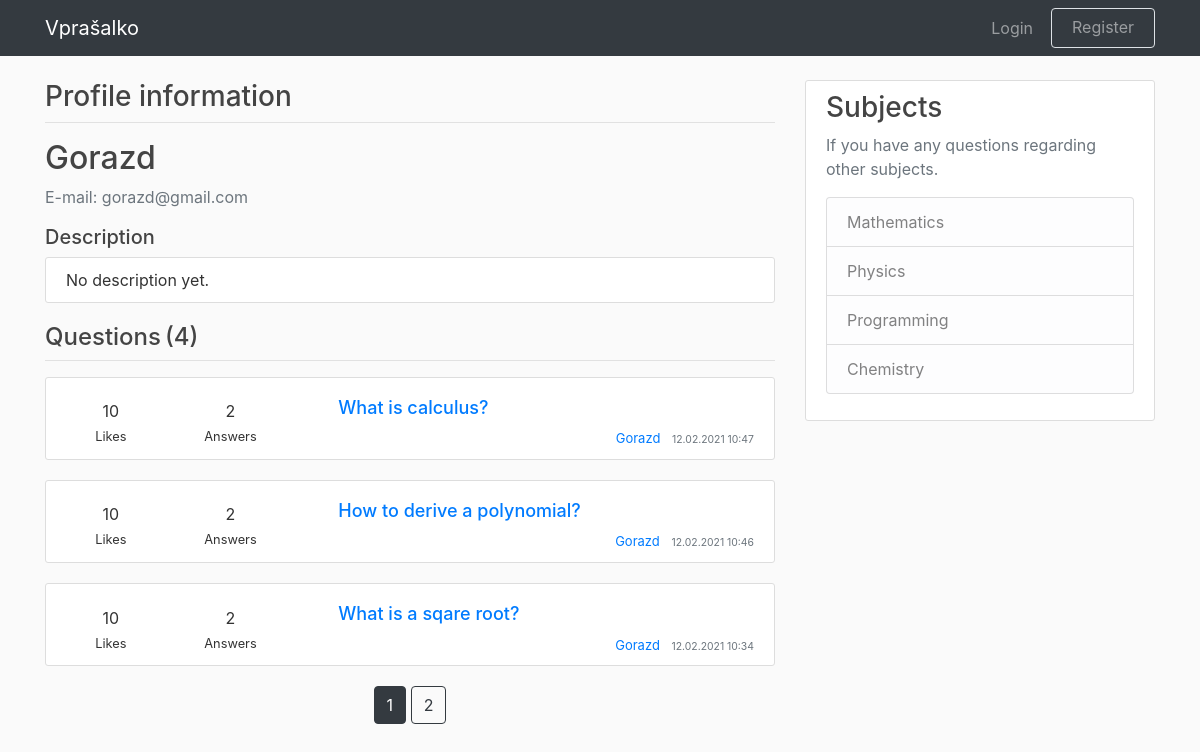
Screenshot of /user/Gorazd with the database file from the repository.
### application/models.py (models this page shows, shortened)
class User(db.Model, UserMixin):
    id = db.Column(db.Integer, primary_key=True)
    username = db.Column(db.String(15), unique=True, nullable=False)
    email = db.Column(db.String(120), unique=True, nullable=False)
    password = db.Column(db.String(20), nullable=False)
    description = db.Column(db.String(300), nullable=False, default="No description yet.")
    questions = db.relationship('Question', backref='author', lazy=True)
    answers = db.relationship('Answer', backref='author', lazy=True)

class Question(db.Model, UserMixin):
    id = db.Column(db.Integer, primary_key=True)
    title = db.Column(db.String(100), nullable=False)
    date_posted = db.Column(db.DateTime, nullable=False, default=datetime.utcnow)
    content = db.Column(db.Text, nullable=False)
    views = db.Column(db.Integer, default=0)
    num_answers = db.Column(db.Integer, default=0)
    user_id = db.Column(db.Integer, db.ForeignKey('user.id'), nullable=False)
    answers = db.relationship("Answer", backref="title", lazy=True, cascade="all, delete-orphan")

### application/routes.py (the view)
@app.route("/user/<string:username>")
def user_profile(username):
    page = request.args.get('page', 1, type=int)
    user = User.query.filter_by(username=username).first_or_404()
    questions = Question.query.filter_by(author=user).order_by(Question.date_posted.desc()).paginate(page=page, per_page=3)
    return render_template('profile.html', questions=questions, user=user)

### application/templates/profile.html
{% extends "layout.html" %}
{% block content %}
    <div class="col-md-8 pd-0 mg-0">
        <div class="forum-title">
            <h3>Profile information</h3>
        </div>
        <hr class="title-line">
        <div class="media">
            <div class="media-body">
                <h2 class="account-heading">{{ user.username }}</h2>
                <p class="text-secondary">E-mail: {{ user.email }}</p>
                <h5>Description</h5>
                <article class="media content-section">
                    <div class="media-body">
                        {{ user.description }}
                    </div>
                </article>
                <span class="row ml-auto">
                    <h4>Questions</h4>
                    <h4 class="ml-1">({{ questions.total }})</h4>
                </span>
                <hr class="title-line">
                {% for question in questions.items %}
                    <article class="media content-section">
                        <div class="media-body">
                            <div class="row">
                                <div class="col-md-2 question-info mt-auto mb-auto">
                                    <span class="likes-number">10</span>
                                    <div>
                                        <small>Likes</small>
                                    </div>
                                </div>
                                <div class="col-md-2 question-info mt-auto mb-auto">
                                    <span class="answers-number">2</span>
                                    <div>
                                        <small>Answers</small>
                                    </div>
                                </div>
                                <div class="col-md-8 pl-5">
                                    <h3><a class="article-title" href="#">{{ question.title }}</a></h3>
                                    <div class="article-metadata article-info">
                                        <a class="mr-2" href="#">{{ question.author.username }}</a>
                                        <small class="text-muted">{{ question.date_posted.strftime('%d.%m.%Y %H:%M') }}</small>
                                    </div>
                                </div>
                            </div>
                        </div>
                    </article>
                {% endfor %}
                <div class="page-align">
                    {% for page_num in questions.iter_pages(left_edge=1, right_edge=1, left_current=1, right_current=2) %}
                        {% if page_num %}
                            {% if questions.page == page_num %}
                                <a class="btn btn-dark mb-4" href="{{ url_for('user_profile', username=user.username, page=page_num) }}">{{ page_num }}</a>
                            {% else %}
                                <a class="btn btn-outline-dark mb-4" href="{{ url_for('user_profile', username=user.username, page=page_num) }}">{{ page_num }}</a>
                            {% endif %}
                        {% else %}
                            ...
                        {% endif %}
                    {% endfor %}
                </div>
           </div>
        </div>
    </div>
    {% include "sidebar.html" %}
{% endblock content %}

### application/static/style.css (style rules this page uses)
body { background: #fafafa; color: #333333; margin-top: 5rem; }
h1, h2, h3, h4, h5, h6 { color: #444444; }
.content-section { background: #ffffff; padding: 10px 20px; border: 1px solid #dddddd; border-radius: 3px; margin-bottom: 20px; }
.title-line { margin-top: 0px; }
.question-info { padding-top: 10px; text-align: center; }
.article-title { font-size: large; text-align: center }
.article-info { text-align: right; font-size: small; }
.page-align { text-align: center; }

### rows the page displays
User: username "Gorazd", email "gorazd@gmail.com", description "No description yet."
Question: title "What is calculus?", author.username "Gorazd", date_posted "12.02.2021 10:47"
Question: title "How to derive a polynomial?", author.username "Gorazd", date_posted "12.02.2021 10:46"
Question: title "What is a sqare root?", author.username "Gorazd", date_posted "12.02.2021 10:34"

### other values shown
{{ questions.total }} "4"
{{ page_num }} "1"
{{ page_num }} "2"
